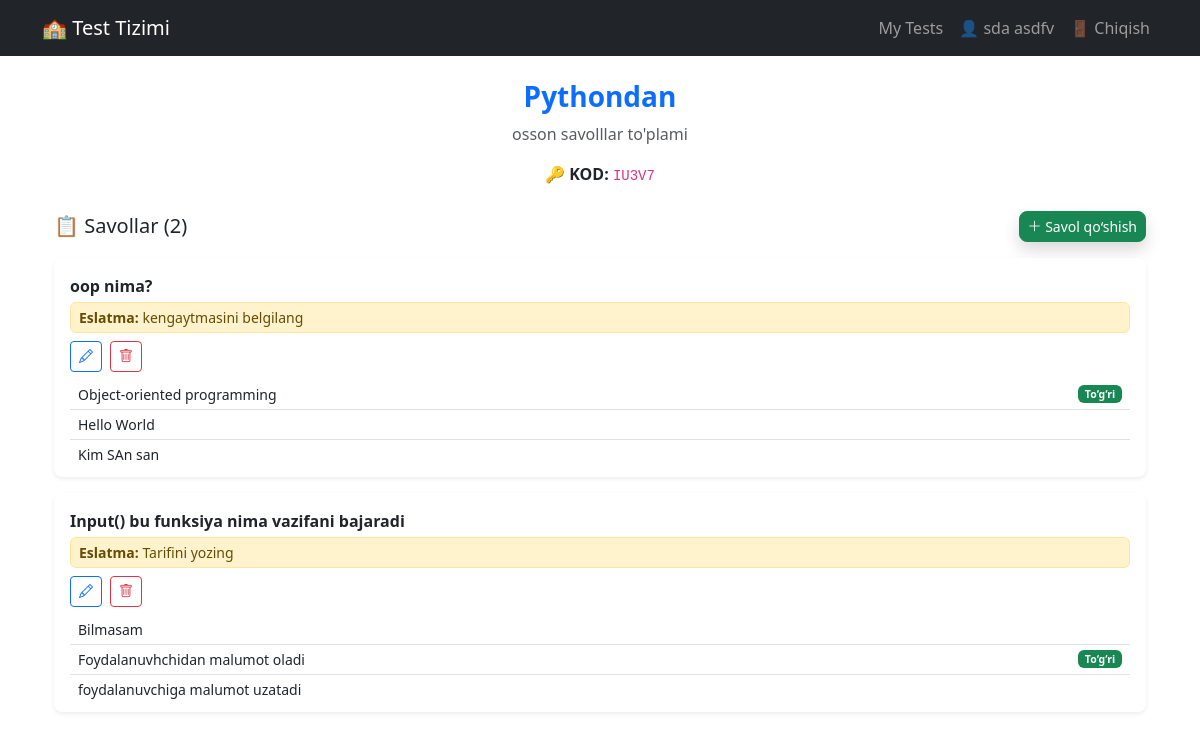
The page /teachers/tests/1/ (signed in) on the database as committed earlier.
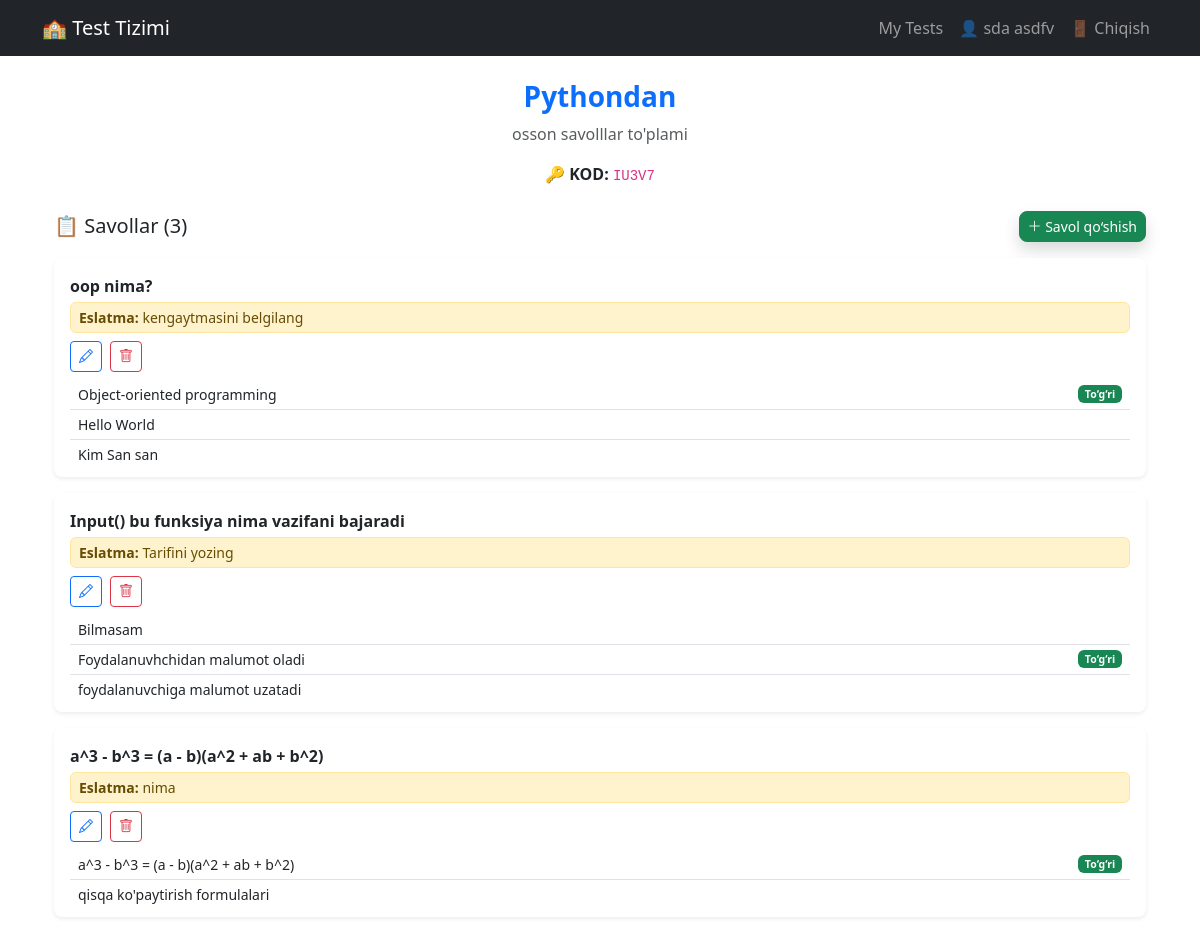
The same page on the database as committed later.
### TEACHERS/models.py (models this page shows, shortened)
class Test(models.Model):
    title = models.CharField(max_length=255)
    description = models.TextField()
    code = models.CharField(max_length=5, unique=True, blank=True)
    duration = models.PositiveIntegerField(
        default=10,
        validators=[MinValueValidator(1)],
        help_text="Test davomiyligi (daqiqada)"
    )
    created_by = models.ForeignKey(User, on_delete=models.CASCADE)
    created_at = models.DateTimeField(auto_now_add=True)

class Question(models.Model):
    test = models.ForeignKey(Test, related_name='questions', on_delete=models.CASCADE)
    text = models.TextField(blank=True, null=True, help_text="LaTeX formatida savol matni")
    image = models.ImageField(upload_to='teachers/questions/', blank=True, null=True)
    warning = models.TextField(blank=True, null=True)

class Option(models.Model):
    question = models.ForeignKey(Question, related_name='options', on_delete=models.CASCADE)
    text = models.CharField(max_length=255, blank=True, null=True, help_text="LaTeX formatida variant matni")
    image = models.ImageField(upload_to='teachers/options/', blank=True, null=True)
    is_correct = models.BooleanField(default=False)

### TEACHERS/views.py (the view)
# urls.py: path('tests/<int:pk>/', views.test_detail, name='test_detail'),
@login_required
def test_detail(request, pk):
    test = get_object_or_404(Test, pk=pk, created_by=request.user)
    questions = test.questions.all()
    return render(request, 'teachers/tests/test_detail.html', {
        'test': test,
        'questions': questions
    })

### USERS/models.py (called while the page is built)
    @property
    def full_name(self):
        if self.last_name:
            return f"{self.first_name} {self.last_name}"
        return self.first_name

### TEACHERS/templates/teachers/tests/test_detail.html (shortened to what this page needs)
{% extends 'base.html' %}
{% load static %}
{% block content %}
<div class="container mt-4">
    <div class="text-center mb-4">
        <h3 class="text-primary fw-semibold">{{ test.title }}</h3>
        <p class="text-muted">{{ test.description }}</p>
        <p><span class="fw-semibold">🔑 KOD:</span> <code>{{ test.code }}</code></p>
    </div>
    <div class="d-flex justify-content-between align-items-center mb-3">
        <h5 class="mb-0">📋 Savollar ({{ test.questions.count }})</h5>
        <a href="{% url 'teachers:add_question' test.id %}" class="btn btn-sm btn-success rounded-3 shadow">
            <i class="bi bi-plus-lg"></i> Savol qo‘shish
        </a>
    </div>
    {% for question in questions %}
    <div class="card mb-3 shadow-sm border-0 rounded-3">
        <div class="card-body pb-2 pt-3 px-3">
            {% if question.text %}
                <p class="mb-1 fw-semibold">{{ question.text|truncatechars:150 }}</p>
            {% endif %}
            {% if question.warning %}
                <div class="alert alert-warning py-1 px-2 small mb-2">
                    <strong>Eslatma:</strong> {{ question.warning }}
                </div>
            {% endif %}
            <div class="d-flex gap-2 mb-2">
                <a href="{% url 'teachers:edit_question' question.id %}" class="btn btn-sm btn-outline-primary">
                    <i class="bi bi-pencil"></i>
                </a>
                <a href="{% url 'teachers:delete_question' question.id %}" class="btn btn-sm btn-outline-danger"
                   onclick="return confirm('Bu savolni o‘chirishga ishonchingiz komilmi?')">
                    <i class="bi bi-trash"></i>
                </a>
            </div>
            <ul class="list-group list-group-flush small">
                {% for option in question.options.all %}
                    <li class="list-group-item py-1 px-2 d-flex justify-content-between align-items-center">
                        <div>
                            {% if option.text %}{{ option.text }}{% endif %}
                        </div>
                        {% if option.is_correct %}
                            <span class="badge bg-success">To‘g‘ri</span>
                        {% endif %}
                    </li>
                {% empty %}
                    <li class="list-group-item text-muted py-1">Variantlar yo‘q</li>
                {% endfor %}
            </ul>
        </div>
    </div>
    {% empty %}
        <div class="alert alert-info text-center">Hali hech qanday savol qo‘shilmagan.</div>
    {% endfor %}
</div>
{% endblock %}

Rows that differ between the two databases and show on the page:
computed for Test "Pythondan": questions.count "2" → "3"
changed Option: text "Kim SAn san" → "Kim San san"
added Question: text "a^3 - b^3 = (a - b)(a^2 + ab + b^2)", warning "nima"
added Option: text "a^3 - b^3 = (a - b)(a^2 + ab + b^2)", is_correct "To‘g‘ri"
added Option: text "qisqa ko'paytirish formulalari", shown under "a^3 - b^3 = (a - b)(a^2 + ab + b^2)"
